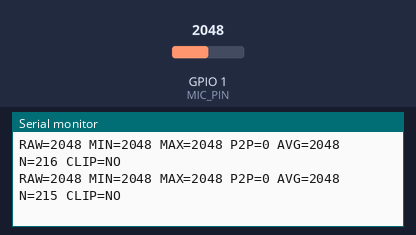
The sketch below on a simulated ESP32. On the bench: the last lines printed to the serial monitor. The test bench sets the inputs (shaded band); at power-on: GPIO 1 (MIC_PIN) = 2048 (analog values on the 0–4095 scale).

Above: at 1.2 s.
1.3 s: GPIO 1 (MIC_PIN) set to 12
At 1.43 s:
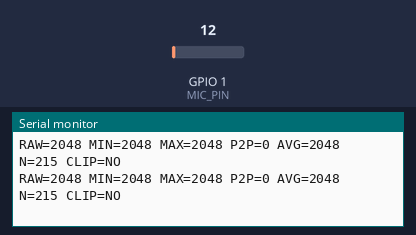
2.8 s: GPIO 1 (MIC_PIN) set to 9
At 3.18 s:
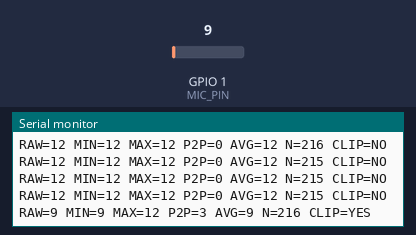
Timing chart, 0 to 5.8 s (numbered marks = the images above; inputs shaded):
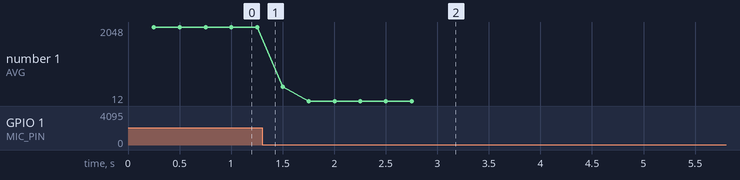

The sketch:

tes_max9814_esp32s3.ino
```cpp
/*
 * Tes MAX9814 saja - ESP32-S3 / Arduino IDE.
 * VDD -> 3V3, GND -> GND, OUT -> GPIO1 (BUKAN RX/GPIO44).
 * Tidak menggunakan HC-SR04, servo, LCD, Wi-Fi atau ML.
 * Serial Monitor: 115200 baud. Statistik ADC, bukan dB/deteksi sirene.
 */
#include <Arduino.h>
#include <esp_arduino_version.h>

#if !defined(CONFIG_IDF_TARGET_ESP32S3)
#error "Pilih board ESP32S3 Dev Module."
#endif
#if ESP_ARDUINO_VERSION_MAJOR < 3
#error "Gunakan paket esp32 by Espressif Systems versi 3.x."
#endif

constexpr uint8_t MIC_PIN = 1;
constexpr uint32_t SAMPLE_INTERVAL_US = 250;
constexpr uint32_t REPORT_INTERVAL_MS = 250;
uint32_t lastSampleUs = 0;
uint32_t lastReportMs = 0;
uint16_t micMin = 4095;
uint16_t micMax = 0;
uint16_t micRaw = 0;
uint32_t micSum = 0;
uint32_t micCount = 0;
bool clipped = false;

void setup() {
  Serial.begin(115200);
  analogReadResolution(12);
  analogSetPinAttenuation(MIC_PIN, ADC_11db);
}

void loop() {
  const uint32_t nowUs = micros();
  if (static_cast<uint32_t>(nowUs - lastSampleUs) >= SAMPLE_INTERVAL_US) {
    lastSampleUs = nowUs;  // Best effort, bukan audio uniform 16 kHz.
    micRaw = analogRead(MIC_PIN);
    if (micRaw < micMin) micMin = micRaw;
    if (micRaw > micMax) micMax = micRaw;
    micSum += micRaw;
    ++micCount;
    if (micRaw <= 10 || micRaw >= 4085) clipped = true;
  }

  const uint32_t nowMs = millis();
  if (static_cast<uint32_t>(nowMs - lastReportMs) >= REPORT_INTERVAL_MS && micCount) {
    lastReportMs = nowMs;
    Serial.print("RAW="); Serial.print(micRaw);
    Serial.print(" MIN="); Serial.print(micMin);
    Serial.print(" MAX="); Serial.print(micMax);
    Serial.print(" P2P="); Serial.print(micMax - micMin);
    Serial.print(" AVG="); Serial.print(micSum / micCount);
    Serial.print(" N="); Serial.print(micCount);
    Serial.print(" CLIP="); Serial.println(clipped ? "YES" : "NO");
    micMin = 4095;
    micMax = 0;
    micSum = 0;
    micCount = 0;
    clipped = false;
  }
}
```

Measured:
- the behaviour switches between 11 and 10 on GPIO 1 (MIC_PIN) (found by bisection; images 1 and 2)
- after the input at 2.8 s, the serial monitor: prints a new line after 0.20 s (image 2)
- plotted number 1: 2048 → 12 after the input at 1.3 s
